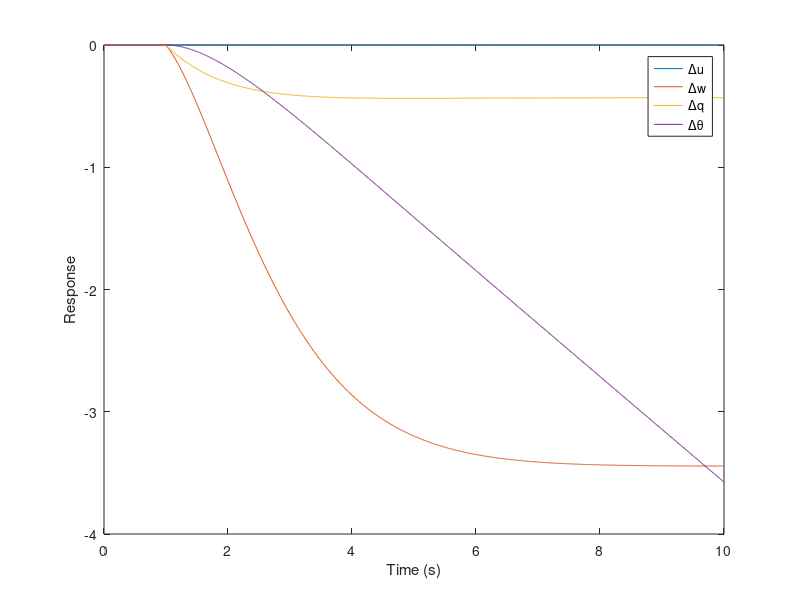

Recreate this plot in MATLAB.
% MATLAB Example

A_lon = [-0.02, 0,     0,    0;
         -0.5, -0.8,   5.0,  0;
          0.01, -0.02, -1.0, 0;
          0,    0,     1,    0];

B_lon = [0;
         -0.6;
         -0.5;
          0];

C_lon = eye(4);
D_lon = zeros(4,1);

% Create state-space system
sys_lon = ss(A_lon, B_lon, C_lon, D_lon);

% Simulate response to elevator input
t = 0:0.01:10;
u = zeros(size(t));
u(t >= 1) = 1; % Step input at t = 1s
[y, t, x] = lsim(sys_lon, u, t);

% Plot results
plot(t, y);
xlabel('Time (s)');
ylabel('Response');
legend('Δu', 'Δw', 'Δq', 'Δθ');
